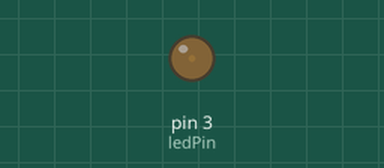
A sketch run on a simulated Arduino Uno, built with avr-gcc and run on an emulated ATmega328P. Parts: output pins drawn as LEDs (lit = HIGH).

Above: at 0.05 s.
At 1.15 s:
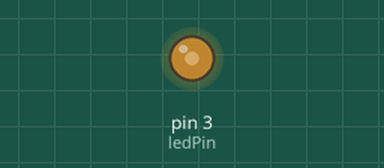
At 2.3 s:
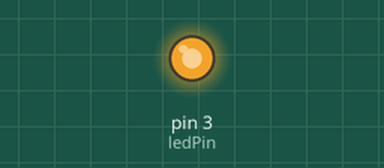
At 4.55 s:
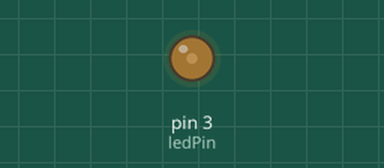
Timing chart, 0 to 6.7 s (numbered marks = the images above):
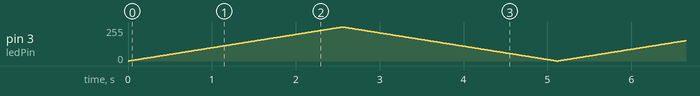

The sketch:

Ex1_Q1.ino
```cpp
const int ledPin = 3;
void setup() {
  pinMode(ledPin, OUTPUT);

}

void loop() {
  for (int bn = 255; bn >= -255; bn--){
    int realBn = 255 - abs(bn);
    analogWrite(ledPin,realBn);
    delay(10);
  }

}
```
